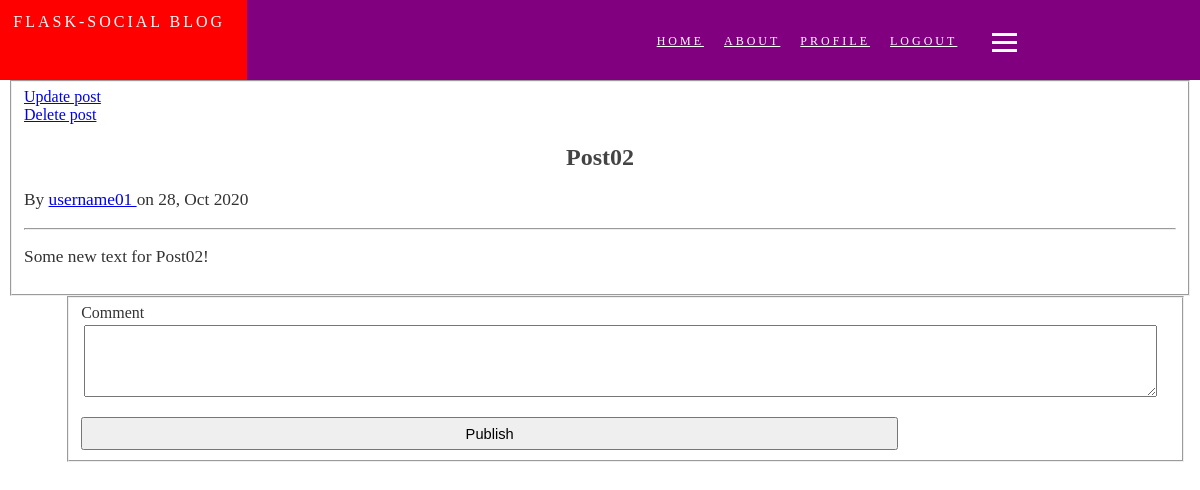
Before: /post2 (signed in) with the older database file.
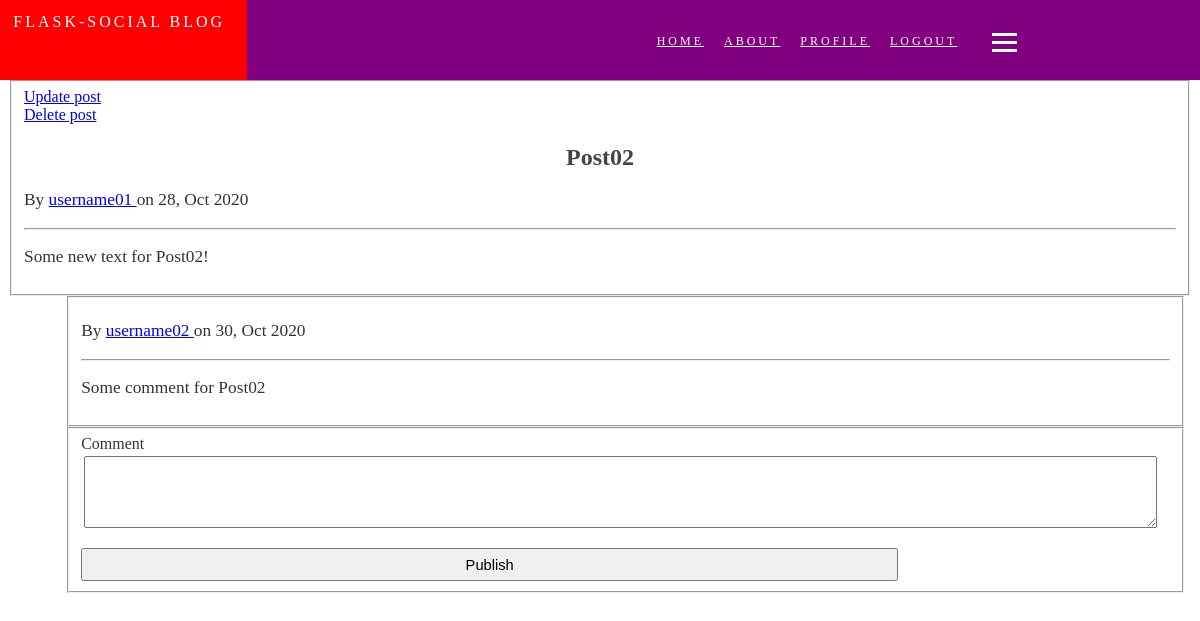
After: the same page with the newer database file.
### app/models.py (models this page shows, shortened)
class Comments(db.Model):
    id = db.Column(db.Integer, primary_key=True, autoincrement=True)
    text = db.Column(db.Text, nullable=False)
    date = db.Column(db.DateTime, nullable=False, default=datetime.utcnow)
    author_id = db.Column(db.Integer, db.ForeignKey('user.id'), nullable=False)
    post_id = db.Column(db.Integer, db.ForeignKey('post.id'), nullable=False)

class User(db.Model, UserMixin):
    id = db.Column(db.Integer, primary_key=True, autoincrement=True)
    firstname = db.Column(db.String(20), nullable=False)
    lastname = db.Column(db.String(20), nullable=False)
    username = db.Column(db.String(20), unique=True, nullable=False)
    email = db.Column(db.String(120), unique=True, nullable=False)
    password = db.Column(db.String(60), unique=True, nullable=False)
    image_file = db.Column(db.String(20), nullable=False, default='default.png')
    posts = db.relationship('Post',
                            backref='author',
                            primaryjoin="User.id==Post.author_id")
    comments = db.relationship('Comments',
                            backref='author',
                            primaryjoin="User.id==Comments.author_id")
    def __init__(self, firstname='', lastname='', username='', email='',
                 password=''):
        self.firstname = firstname
        self.lastname = lastname
        self.username = username
        self.email = email
        self.password = generate_password_hash(password)

### app/user/views.py (the view)
@user_blueprint.route("/<username>", methods=['GET', 'POST'])
@login_required
def profile(username):
    user = User.query.filter_by(username=username).first()
    posts = Post.query.filter_by(author=user).all()
    num_posts = len(posts)
    image_file = url_for('static',
                        filename='pictures/' + user.image_file)
    return render_template('profile.html',
                            image_file=image_file,
                            username=username,
                            firstname=user.firstname,
                            lastname=user.lastname,
                            email=user.email,
                            num_posts=num_posts,
                            posts=posts)

### app/posts/forms.py
class CommentsForPostForm(FlaskForm):
    text = TextAreaField('Comment', validators=[DataRequired()])
    pusblish = SubmitField('Publish')

### app/models.py (called while the page is built)
@login_manager.user_loader
def load_user(id):
    u = User.query.get(id)
    return User(u.firstname, u.lastname, u.username, u.email, u.password)

### app/templates/posts/posts.html (shortened to what this page needs)
{% extends "layout.html" %}
{% block content %}
    <div>
        <form method="POST">
            <fieldset class="post-fieldset">
                {% if post.author.username == current_user.username %}
                    <div class="update-post-div">
                        <a href="{{ url_for('posts.update_post', post_id=post.id) }}">
                            Update post
                        </a>
                    </div>
                    <div class="delete-post-div">
                        <a href="{{ url_for('posts.delete_post', post_id=post.id) }}">
                            Delete post
                        </a>
                    </div>
                {% endif %}
                <h2>
                    {{ post.title }}
                </h2>
                <p>
                    By
                    <a href="{{ url_for('user.profile', username=post.author.username) }}">
                        {{ post.author.username }}
                    </a>
                    on {{ post.date.strftime('%d, %b %Y') }}
                </p>
                <hr>
                <p>{{ post.text }}</p>
            </fieldset>
            <div class="comments-div">
                {% for comment in comments %}
                    <fieldset class="comments-fieldset">
                        <p>
                            By
                            <a href="{{ url_for('user.profile', username=post.author.username) }}">
                                {{ comment.author.username }}
                            </a>
                            on {{ comment.date.strftime('%d, %b %Y') }}
                        </p>
                        <hr>
                        <p>{{ comment.text }}</p>
                    </fieldset>
                {% endfor %}
            </div>
            <fieldset class="comments-fieldset">
                <div>
                    {{ form.text.label(class="form-control-label") }}
                    <br>
                    {{ form.text(class="comments-text") }}
                </div>
                <div>
                    {{ form.pusblish(class="submit-btn") }}
                </div>
            </fieldset>
        </form>
    </div>
{% endblock content %}

Changed rows visible on the page:
added Comments: author.username "username02", date "30, Oct 2020", text "Some comment for Post02"
